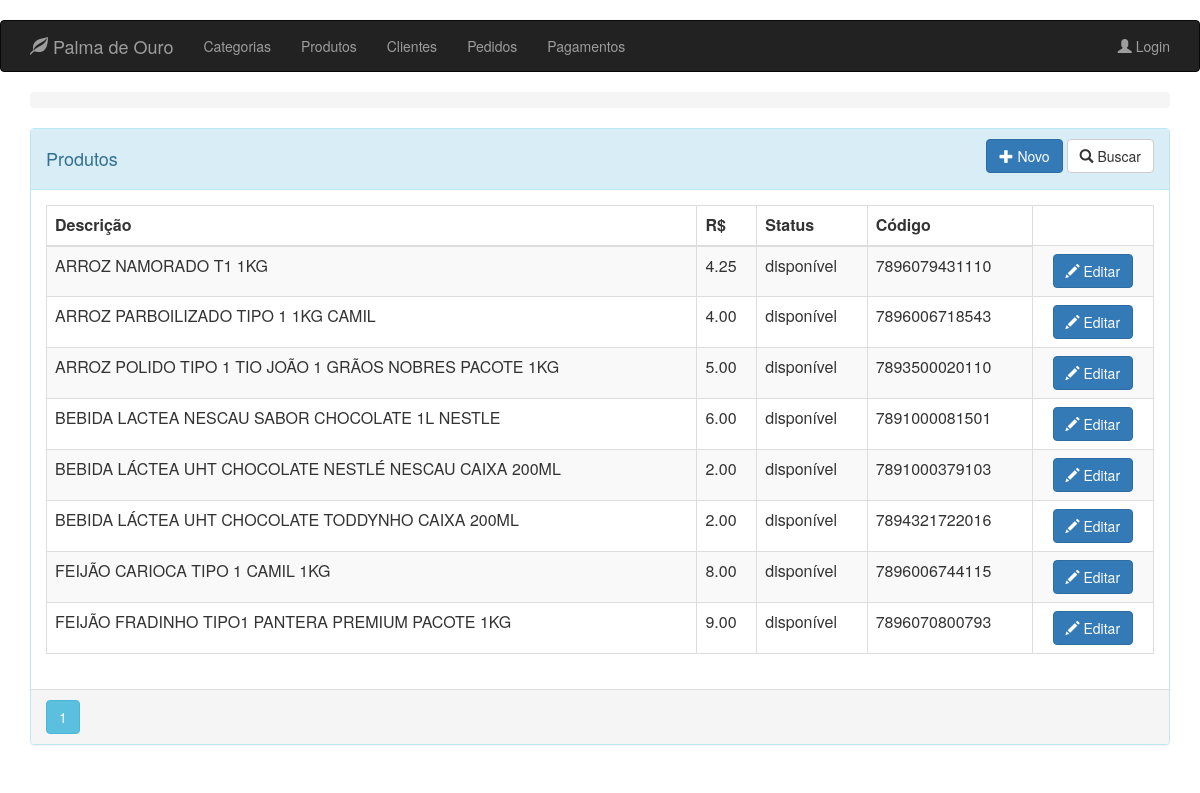
/product, run on the app's committed database.
### app/models.py (models this page shows, shortened)
class Product(db.Model):
    __tablename__ = 'products'
    id = db.Column(db.Integer, primary_key=True)
    description = db.Column(db.String(64))
    image_file = db.Column(db.String(32), default='default.jpg')
    unit_cost = db.Column(db.Numeric(6, 2), nullable=False)
    is_available = db.Column(db.Boolean, nullable=False)
    code = db.Column(db.String(13), unique=True, nullable=False)
    category_id = db.Column(db.Integer, ForeignKey(
        'categories.id'), nullable=False)
    category = relationship("Category", backref=backref(
        'products', order_by=description))
    __table_args__ = (CheckConstraint(
        unit_cost >= 0.00, name='unit_cost_positive'),)

### app/routes/product/routes.py (the view)
@blueprint_product.route('/product', methods=['GET'])
@register_breadcrumb(blueprint_product, '.', 'Produtos')
def get_products():
    page = request.args.get('page', 1, type=int)
    products = Product.query.order_by(Product.description).paginate(page=page, per_page=10)
    return render_template('product/list.html', all_products=products)

### app/templates/product/list.html (shortened to what this page needs)
{% extends "base.html" %}
{% block page_content %}
<div class="panel panel-info">
    <div class="panel-heading">
        <div class="row">
            <div class="col col-xs-6">
                <h4>Produtos</h4>
            </div>
            <div class="col col-xs-6 text-right">
                <a href="{{ url_for('blueprint_product.new_product') }}"
                   class="btn btn-primary">
                    <span class="glyphicon glyphicon-plus"></span>
                    Novo
                </a>
                <a href="{{ url_for('blueprint_product.search_product') }}"
                   class="btn btn-default">
                    <span class="glyphicon glyphicon-search"></span>
                    Buscar
                </a>
            </div>
            <div class="btn-group col-md-4 text-right">
            </div>
        </div>
    </div>
    <div class="panel-body">
        <table class="table table-striped table-responsive table-bordered">
            <thead>
                <tr>
                    <th>Descrição</th>
                    <th>R$</th>
                    <th>Status</th>
                    <th>Código</th>
                </tr>
            </thead>
            <tbody>
                {% for product in all_products.items %}
                <tr>
                    <td>{{ product.description }}</td>
                    <td>{{ product.unit_cost }}</td>
                    {% if product.is_available %}
                    <td>disponível</td>
                    {% else %}
                    <td>indisponível</td>
                    {% endif %}
                    <td>{{ product.code }}</td>
                    <td align="center">
                        <a href="{{ url_for('blueprint_product.update_product',id=product.id) }}"
                           class="btn btn-primary">
                            <i class="glyphicon glyphicon-pencil"></i> Editar
                        </a>
                    </td>
                </tr>
                {% endfor %}
            </tbody>
        </table>
    </div>
    <div class="panel-footer p-0">
        {% for page_number in all_products.iter_pages(left_edge=1,right_edge=1,left_current=1,right_current=2) %}
        {% if page_number %}
        {% if all_products.page == page_number %}
        <a class="btn btn-info mb-4"
           href="{{ url_for('blueprint_product.get_products',page=page_number) }}">{{ page_number }}</a>
        {% else %}
        <a class="btn btn-outline-info mb-4"
           href="{{ url_for('blueprint_product.get_products',page=page_number) }}">{{ page_number }}</a>
        {% endif %}
        {% else %}
        ...
        {% endif %}
        {% endfor %}
    </div>
</div>
{% endblock %}

### data on the page
Product: description "ARROZ NAMORADO T1 1KG", unit_cost "4.25", is_available "disponível", code "7896079431110"
Product: description "ARROZ PARBOILIZADO TIPO 1 1KG CAMIL", unit_cost "4.00", is_available "disponível", code "7896006718543"
Product: description "ARROZ POLIDO TIPO 1 TIO JOÃO 1 GRÃOS NOBRES PACOTE 1KG", unit_cost "5.00", is_available "disponível", code "7893500020110"
Product: description "BEBIDA LACTEA NESCAU SABOR CHOCOLATE 1L NESTLE", unit_cost "6.00", is_available "disponível", code "7891000081501"
Product: description "BEBIDA LÁCTEA UHT CHOCOLATE NESTLÉ NESCAU CAIXA 200ML", unit_cost "2.00", is_available "disponível", code "7891000379103"
Product: description "BEBIDA LÁCTEA UHT CHOCOLATE TODDYNHO CAIXA 200ML", unit_cost "2.00", is_available "disponível", code "7894321722016"
Product: description "FEIJÃO CARIOCA TIPO 1 CAMIL 1KG", unit_cost "8.00", is_available "disponível", code "7896006744115"
Product: description "FEIJÃO FRADINHO TIPO1 PANTERA PREMIUM PACOTE 1KG", unit_cost "9.00", is_available "disponível", code "7896070800793"

### other printed values
{{ page_number }} "1"
